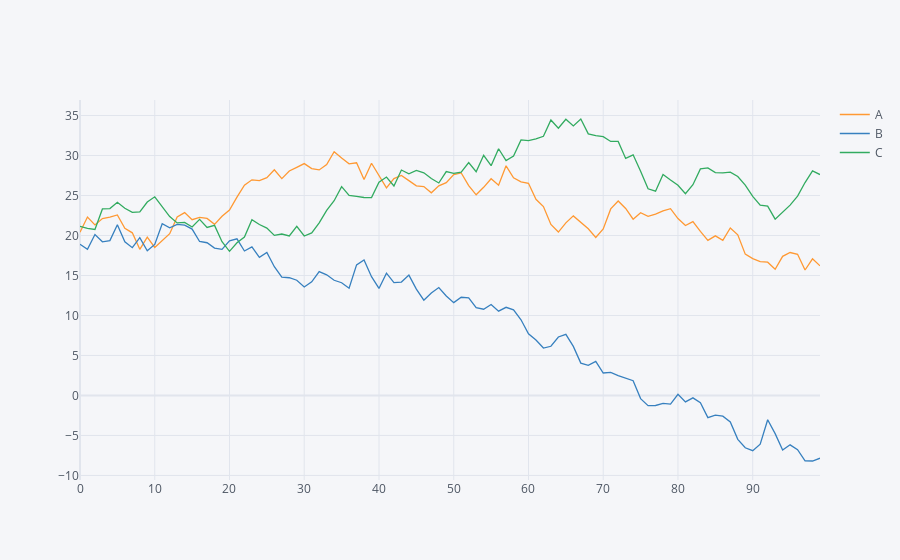

The notebook cell saved with this chart:
### Markdown cell above
#### Line Plot
- The iplot method on Series and DataFrame is wrapper of Plotly's plot method

### Code cell
df.iplot()
